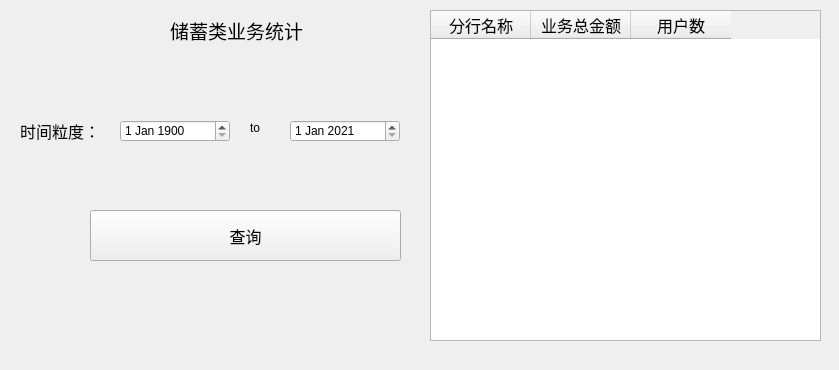
<?xml version="1.0" encoding="UTF-8"?>
<ui version="4.0">
 <class>SVcount</class>
 <widget class="QWidget" name="SVcount">
  <property name="geometry">
   <rect>
    <x>0</x>
    <y>0</y>
    <width>839</width>
    <height>370</height>
   </rect>
  </property>
  <property name="windowTitle">
   <string>SVcount</string>
  </property>
  <widget class="QTableWidget" name="table">
   <property name="geometry">
    <rect>
     <x>430</x>
     <y>10</y>
     <width>391</width>
     <height>331</height>
    </rect>
   </property>
   <property name="minimumSize">
    <size>
     <width>0</width>
     <height>300</height>
    </size>
   </property>
   <property name="font">
    <font>
     <pointsize>12</pointsize>
    </font>
   </property>
   <column>
    <property name="text">
     <string>分行名称</string>
    </property>
   </column>
   <column>
    <property name="text">
     <string>业务总金额</string>
    </property>
   </column>
   <column>
    <property name="text">
     <string>用户数</string>
    </property>
   </column>
  </widget>
  <widget class="QPushButton" name="pushButton_che">
   <property name="geometry">
    <rect>
     <x>90</x>
     <y>210</y>
     <width>311</width>
     <height>51</height>
    </rect>
   </property>
   <property name="font">
    <font>
     <pointsize>12</pointsize>
    </font>
   </property>
   <property name="text">
    <string>查询</string>
   </property>
  </widget>
  <widget class="QLabel" name="label_2">
   <property name="geometry">
    <rect>
     <x>170</x>
     <y>10</y>
     <width>191</width>
     <height>41</height>
    </rect>
   </property>
   <property name="font">
    <font>
     <pointsize>14</pointsize>
    </font>
   </property>
   <property name="text">
    <string>储蓄类业务统计</string>
   </property>
  </widget>
  <widget class="QLabel" name="label">
   <property name="geometry">
    <rect>
     <x>20</x>
     <y>120</y>
     <width>91</width>
     <height>21</height>
    </rect>
   </property>
   <property name="font">
    <font>
     <pointsize>12</pointsize>
    </font>
   </property>
   <property name="text">
    <string>时间粒度：</string>
   </property>
  </widget>
  <widget class="QLabel" name="label_to">
   <property name="geometry">
    <rect>
     <x>250</x>
     <y>120</y>
     <width>21</width>
     <height>16</height>
    </rect>
   </property>
   <property name="text">
    <string>to</string>
   </property>
  </widget>
  <widget class="QDateEdit" name="dateEdit_2">
   <property name="geometry">
    <rect>
     <x>290</x>
     <y>120</y>
     <width>110</width>
     <height>22</height>
    </rect>
   </property>
   <property name="dateTime">
    <datetime>
     <hour>0</hour>
     <minute>0</minute>
     <second>0</second>
     <year>2021</year>
     <month>1</month>
     <day>1</day>
    </datetime>
   </property>
  </widget>
  <widget class="QDateEdit" name="dateEdit_1">
   <property name="geometry">
    <rect>
     <x>120</x>
     <y>120</y>
     <width>110</width>
     <height>22</height>
    </rect>
   </property>
   <property name="dateTime">
    <datetime>
     <hour>0</hour>
     <minute>0</minute>
     <second>0</second>
     <year>1900</year>
     <month>1</month>
     <day>1</day>
    </datetime>
   </property>
  </widget>
 </widget>
 <resources/>
 <connections/>
</ui>
